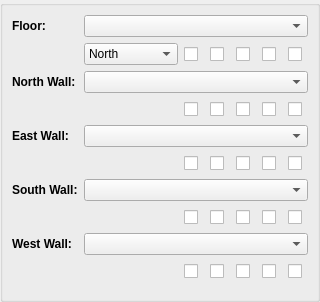
<?xml version="1.0" encoding="UTF-8"?>
<ui version="4.0">
 <class>TileDetailWidget</class>
 <widget class="QWidget" name="TileDetailWidget">
  <property name="geometry">
   <rect>
    <x>0</x>
    <y>0</y>
    <width>320</width>
    <height>302</height>
   </rect>
  </property>
  <property name="windowTitle">
   <string>Form</string>
  </property>
  <layout class="QVBoxLayout" name="verticalLayout_2">
   <property name="margin">
    <number>0</number>
   </property>
   <item>
    <widget class="QGroupBox" name="groupBox">
     <property name="title">
      <string/>
     </property>
     <layout class="QVBoxLayout" name="verticalLayout">
      <item>
       <layout class="QGridLayout" name="gridLayout">
        <item row="6" column="1">
         <layout class="QHBoxLayout" name="horizontalLayout_3">
          <item>
           <spacer name="horizontalSpacer_4">
            <property name="orientation">
             <enum>Qt::Horizontal</enum>
            </property>
            <property name="sizeHint" stdset="0">
             <size>
              <width>40</width>
              <height>20</height>
             </size>
            </property>
           </spacer>
          </item>
          <item>
           <widget class="QCheckBox" name="cb_eastActive1">
            <property name="minimumSize">
             <size>
              <width>20</width>
              <height>20</height>
             </size>
            </property>
            <property name="maximumSize">
             <size>
              <width>20</width>
              <height>20</height>
             </size>
            </property>
            <property name="text">
             <string/>
            </property>
           </widget>
          </item>
          <item>
           <widget class="QCheckBox" name="cb_eastActive2">
            <property name="minimumSize">
             <size>
              <width>20</width>
              <height>20</height>
             </size>
            </property>
            <property name="maximumSize">
             <size>
              <width>20</width>
              <height>20</height>
             </size>
            </property>
            <property name="text">
             <string/>
            </property>
           </widget>
          </item>
          <item>
           <widget class="QCheckBox" name="cb_eastActive3">
            <property name="minimumSize">
             <size>
              <width>20</width>
              <height>20</height>
             </size>
            </property>
            <property name="maximumSize">
             <size>
              <width>20</width>
              <height>20</height>
             </size>
            </property>
            <property name="text">
             <string/>
            </property>
           </widget>
          </item>
          <item>
           <widget class="QCheckBox" name="cb_eastActive4">
            <property name="minimumSize">
             <size>
              <width>20</width>
              <height>20</height>
             </size>
            </property>
            <property name="maximumSize">
             <size>
              <width>20</width>
              <height>20</height>
             </size>
            </property>
            <property name="text">
             <string/>
            </property>
           </widget>
          </item>
          <item>
           <widget class="QCheckBox" name="cb_eastActive5">
            <property name="minimumSize">
             <size>
              <width>20</width>
              <height>20</height>
             </size>
            </property>
            <property name="maximumSize">
             <size>
              <width>20</width>
              <height>20</height>
             </size>
            </property>
            <property name="text">
             <string/>
            </property>
           </widget>
          </item>
         </layout>
        </item>
        <item row="9" column="1">
         <widget class="QComboBox" name="cb_WestWallType"/>
        </item>
        <item row="0" column="0">
         <widget class="QLabel" name="label_2">
          <property name="font">
           <font>
            <weight>75</weight>
            <bold>true</bold>
           </font>
          </property>
          <property name="text">
           <string>Floor:</string>
          </property>
         </widget>
        </item>
        <item row="4" column="1">
         <layout class="QHBoxLayout" name="horizontalLayout_2">
          <item>
           <spacer name="horizontalSpacer_3">
            <property name="orientation">
             <enum>Qt::Horizontal</enum>
            </property>
            <property name="sizeHint" stdset="0">
             <size>
              <width>40</width>
              <height>20</height>
             </size>
            </property>
           </spacer>
          </item>
          <item>
           <widget class="QCheckBox" name="cb_northActive">
            <property name="minimumSize">
             <size>
              <width>20</width>
              <height>20</height>
             </size>
            </property>
            <property name="maximumSize">
             <size>
              <width>20</width>
              <height>20</height>
             </size>
            </property>
            <property name="text">
             <string/>
            </property>
           </widget>
          </item>
          <item>
           <widget class="QCheckBox" name="cb_northActive2">
            <property name="minimumSize">
             <size>
              <width>20</width>
              <height>20</height>
             </size>
            </property>
            <property name="maximumSize">
             <size>
              <width>20</width>
              <height>20</height>
             </size>
            </property>
            <property name="text">
             <string/>
            </property>
           </widget>
          </item>
          <item>
           <widget class="QCheckBox" name="cb_northActive3">
            <property name="minimumSize">
             <size>
              <width>20</width>
              <height>20</height>
             </size>
            </property>
            <property name="maximumSize">
             <size>
              <width>20</width>
              <height>20</height>
             </size>
            </property>
            <property name="text">
             <string/>
            </property>
           </widget>
          </item>
          <item>
           <widget class="QCheckBox" name="cb_northActive4">
            <property name="minimumSize">
             <size>
              <width>20</width>
              <height>20</height>
             </size>
            </property>
            <property name="maximumSize">
             <size>
              <width>20</width>
              <height>20</height>
             </size>
            </property>
            <property name="text">
             <string/>
            </property>
           </widget>
          </item>
          <item>
           <widget class="QCheckBox" name="cb_northActive5">
            <property name="minimumSize">
             <size>
              <width>20</width>
              <height>20</height>
             </size>
            </property>
            <property name="maximumSize">
             <size>
              <width>20</width>
              <height>20</height>
             </size>
            </property>
            <property name="text">
             <string/>
            </property>
           </widget>
          </item>
         </layout>
        </item>
        <item row="7" column="1">
         <widget class="QComboBox" name="cb_SouthWallType"/>
        </item>
        <item row="8" column="1">
         <layout class="QHBoxLayout" name="horizontalLayout_4">
          <item>
           <spacer name="horizontalSpacer">
            <property name="orientation">
             <enum>Qt::Horizontal</enum>
            </property>
            <property name="sizeHint" stdset="0">
             <size>
              <width>40</width>
              <height>20</height>
             </size>
            </property>
           </spacer>
          </item>
          <item>
           <widget class="QCheckBox" name="cb_southActive1">
            <property name="minimumSize">
             <size>
              <width>20</width>
              <height>20</height>
             </size>
            </property>
            <property name="maximumSize">
             <size>
              <width>20</width>
              <height>20</height>
             </size>
            </property>
            <property name="text">
             <string notr="true"/>
            </property>
           </widget>
          </item>
          <item>
           <widget class="QCheckBox" name="cb_southActive2">
            <property name="minimumSize">
             <size>
              <width>20</width>
              <height>20</height>
             </size>
            </property>
            <property name="maximumSize">
             <size>
              <width>20</width>
              <height>20</height>
             </size>
            </property>
            <property name="text">
             <string/>
            </property>
           </widget>
          </item>
          <item>
           <widget class="QCheckBox" name="cb_southActive3">
            <property name="minimumSize">
             <size>
              <width>20</width>
              <height>20</height>
             </size>
            </property>
            <property name="maximumSize">
             <size>
              <width>20</width>
              <height>20</height>
             </size>
            </property>
            <property name="text">
             <string/>
            </property>
           </widget>
          </item>
          <item>
           <widget class="QCheckBox" name="cb_southActive4">
            <property name="minimumSize">
             <size>
              <width>20</width>
              <height>20</height>
             </size>
            </property>
            <property name="maximumSize">
             <size>
              <width>20</width>
              <height>20</height>
             </size>
            </property>
            <property name="text">
             <string/>
            </property>
           </widget>
          </item>
          <item>
           <widget class="QCheckBox" name="cb_southActive5">
            <property name="minimumSize">
             <size>
              <width>20</width>
              <height>20</height>
             </size>
            </property>
            <property name="maximumSize">
             <size>
              <width>20</width>
              <height>20</height>
             </size>
            </property>
            <property name="text">
             <string/>
            </property>
           </widget>
          </item>
         </layout>
        </item>
        <item row="3" column="1">
         <widget class="QComboBox" name="cb_NorthWallType"/>
        </item>
        <item row="3" column="0">
         <widget class="QLabel" name="label_3">
          <property name="font">
           <font>
            <weight>75</weight>
            <bold>true</bold>
           </font>
          </property>
          <property name="text">
           <string>North Wall:</string>
          </property>
         </widget>
        </item>
        <item row="2" column="1">
         <layout class="QHBoxLayout" name="horizontalLayout">
          <property name="sizeConstraint">
           <enum>QLayout::SetDefaultConstraint</enum>
          </property>
          <item>
           <widget class="QComboBox" name="cb_FloorRot">
            <item>
             <property name="text">
              <string>North</string>
             </property>
            </item>
            <item>
             <property name="text">
              <string>East</string>
             </property>
            </item>
            <item>
             <property name="text">
              <string>South</string>
             </property>
            </item>
            <item>
             <property name="text">
              <string>West</string>
             </property>
            </item>
           </widget>
          </item>
          <item>
           <widget class="QCheckBox" name="cb_floorActive1">
            <property name="minimumSize">
             <size>
              <width>20</width>
              <height>20</height>
             </size>
            </property>
            <property name="maximumSize">
             <size>
              <width>20</width>
              <height>20</height>
             </size>
            </property>
            <property name="text">
             <string/>
            </property>
           </widget>
          </item>
          <item>
           <widget class="QCheckBox" name="cb_floorActive2">
            <property name="minimumSize">
             <size>
              <width>20</width>
              <height>20</height>
             </size>
            </property>
            <property name="maximumSize">
             <size>
              <width>20</width>
              <height>20</height>
             </size>
            </property>
            <property name="text">
             <string/>
            </property>
           </widget>
          </item>
          <item>
           <widget class="QCheckBox" name="cb_floorActive3">
            <property name="minimumSize">
             <size>
              <width>20</width>
              <height>20</height>
             </size>
            </property>
            <property name="maximumSize">
             <size>
              <width>20</width>
              <height>20</height>
             </size>
            </property>
            <property name="text">
             <string/>
            </property>
           </widget>
          </item>
          <item>
           <widget class="QCheckBox" name="cb_floorActive4">
            <property name="minimumSize">
             <size>
              <width>20</width>
              <height>20</height>
             </size>
            </property>
            <property name="maximumSize">
             <size>
              <width>20</width>
              <height>20</height>
             </size>
            </property>
            <property name="text">
             <string/>
            </property>
           </widget>
          </item>
          <item>
           <widget class="QCheckBox" name="cb_floorActive5">
            <property name="minimumSize">
             <size>
              <width>20</width>
              <height>20</height>
             </size>
            </property>
            <property name="maximumSize">
             <size>
              <width>20</width>
              <height>20</height>
             </size>
            </property>
            <property name="text">
             <string/>
            </property>
           </widget>
          </item>
         </layout>
        </item>
        <item row="5" column="1">
         <widget class="QComboBox" name="cb_EastWallType"/>
        </item>
        <item row="7" column="0">
         <widget class="QLabel" name="label_5">
          <property name="font">
           <font>
            <weight>75</weight>
            <bold>true</bold>
           </font>
          </property>
          <property name="text">
           <string>South Wall:</string>
          </property>
         </widget>
        </item>
        <item row="5" column="0">
         <widget class="QLabel" name="label_4">
          <property name="font">
           <font>
            <weight>75</weight>
            <bold>true</bold>
           </font>
          </property>
          <property name="text">
           <string>East Wall:</string>
          </property>
         </widget>
        </item>
        <item row="9" column="0">
         <widget class="QLabel" name="label_6">
          <property name="font">
           <font>
            <weight>75</weight>
            <bold>true</bold>
           </font>
          </property>
          <property name="text">
           <string>West Wall:</string>
          </property>
         </widget>
        </item>
        <item row="10" column="1">
         <layout class="QHBoxLayout" name="horizontalLayout_5" stretch="0,0,0,0,0,0">
          <property name="spacing">
           <number>-1</number>
          </property>
          <property name="sizeConstraint">
           <enum>QLayout::SetDefaultConstraint</enum>
          </property>
          <property name="leftMargin">
           <number>0</number>
          </property>
          <item>
           <spacer name="horizontalSpacer_2">
            <property name="orientation">
             <enum>Qt::Horizontal</enum>
            </property>
            <property name="sizeHint" stdset="0">
             <size>
              <width>40</width>
              <height>20</height>
             </size>
            </property>
           </spacer>
          </item>
          <item>
           <widget class="QCheckBox" name="cb_westActive1">
            <property name="minimumSize">
             <size>
              <width>20</width>
              <height>20</height>
             </size>
            </property>
            <property name="maximumSize">
             <size>
              <width>20</width>
              <height>20</height>
             </size>
            </property>
            <property name="text">
             <string notr="true"/>
            </property>
           </widget>
          </item>
          <item>
           <widget class="QCheckBox" name="cb_westActive2">
            <property name="minimumSize">
             <size>
              <width>20</width>
              <height>20</height>
             </size>
            </property>
            <property name="maximumSize">
             <size>
              <width>20</width>
              <height>20</height>
             </size>
            </property>
            <property name="text">
             <string/>
            </property>
           </widget>
          </item>
          <item>
           <widget class="QCheckBox" name="cb_westActive3">
            <property name="minimumSize">
             <size>
              <width>20</width>
              <height>20</height>
             </size>
            </property>
            <property name="maximumSize">
             <size>
              <width>20</width>
              <height>20</height>
             </size>
            </property>
            <property name="text">
             <string/>
            </property>
           </widget>
          </item>
          <item>
           <widget class="QCheckBox" name="cb_westActive4">
            <property name="minimumSize">
             <size>
              <width>20</width>
              <height>20</height>
             </size>
            </property>
            <property name="maximumSize">
             <size>
              <width>20</width>
              <height>20</height>
             </size>
            </property>
            <property name="text">
             <string/>
            </property>
           </widget>
          </item>
          <item>
           <widget class="QCheckBox" name="cb_westActive5">
            <property name="minimumSize">
             <size>
              <width>20</width>
              <height>20</height>
             </size>
            </property>
            <property name="maximumSize">
             <size>
              <width>20</width>
              <height>20</height>
             </size>
            </property>
            <property name="text">
             <string/>
            </property>
           </widget>
          </item>
         </layout>
        </item>
        <item row="0" column="1">
         <widget class="QComboBox" name="cb_FloorType"/>
        </item>
       </layout>
      </item>
      <item>
       <spacer name="verticalSpacer">
        <property name="orientation">
         <enum>Qt::Vertical</enum>
        </property>
        <property name="sizeHint" stdset="0">
         <size>
          <width>20</width>
          <height>0</height>
         </size>
        </property>
       </spacer>
      </item>
     </layout>
    </widget>
   </item>
  </layout>
 </widget>
 <resources/>
 <connections/>
</ui>
